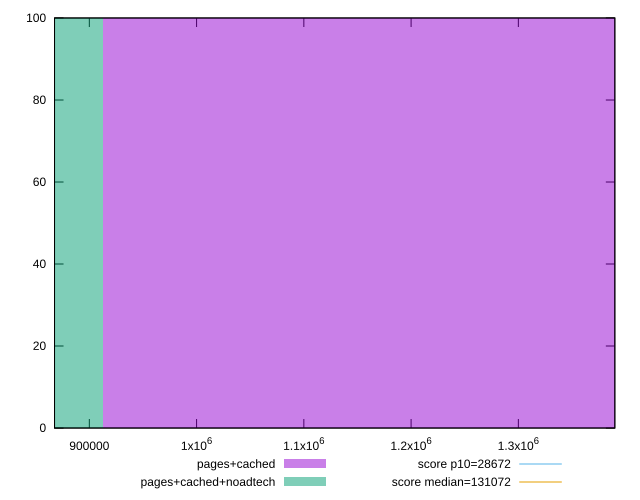

The gnuplot source for this figure:
reset

$pagesCached <<EOF
1216478.6660758785 100
EOF

$pagesCachedNoadtech <<EOF
608239.3330379393 100
EOF

set key outside below
set boxwidth 608239.3330379393
set xrange [867553.2333333333:1389949.0295448483]
set yrange [0:100]
set trange [0:100]
set style fill transparent solid 0.5 noborder

set parametric
set terminal svg size 640, 500 enhanced background rgb 'white'
set output "report_00019_2021-02-10T18-14-37.922Z//uses-long-cache-ttl/comparison/histogram/1_vs_2.svg"

plot $pagesCached title "pages+cached" with boxes, \
     $pagesCachedNoadtech title "pages+cached+noadtech" with boxes, \
     28672,t title "score p10=28672", \
     131072,t title "score median=131072"

reset
